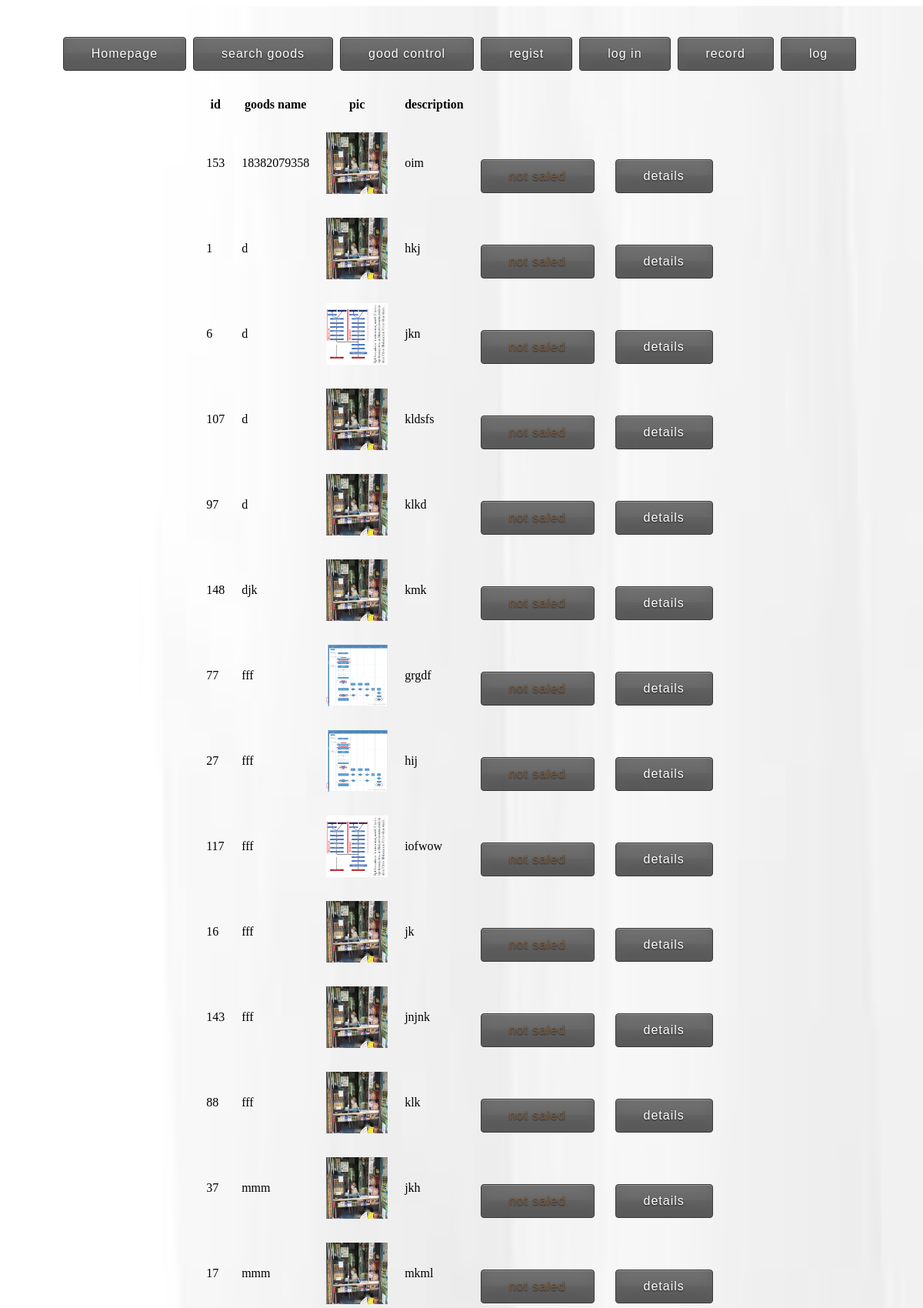
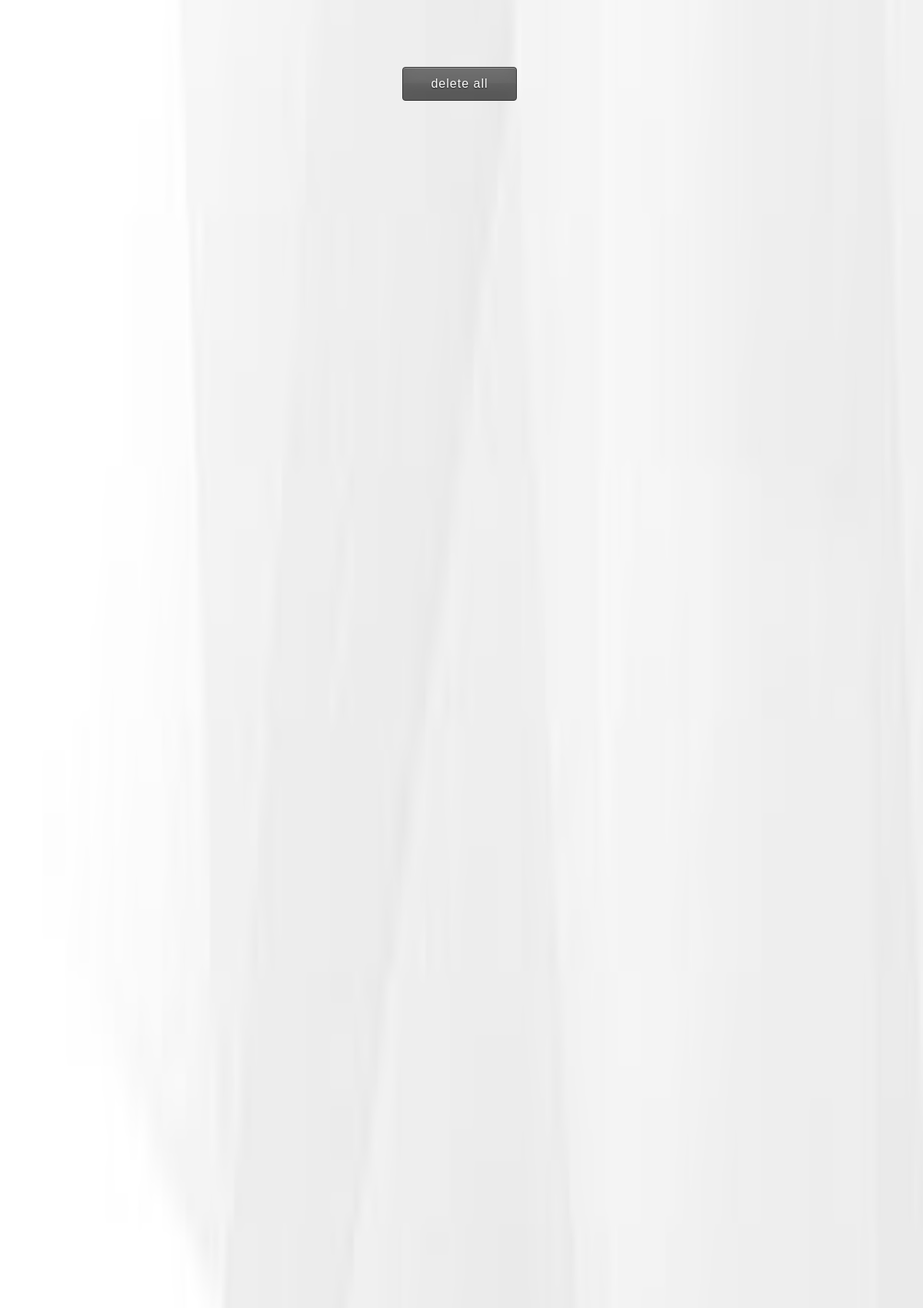
Screenshot of /goodcontrol (signed in, upper part) with the database file from the repository (2 pictures, top to bottom).
### app/unit test/app/models.py (models this page shows)
class goods(db.Model):
    id = db.Column(db.Integer, primary_key=True,autoincrement = True)
    name= db.Column(db.String(500), index=True)
    url=db.Column(db.String(500), index=True)
    saled = db.Column(db.Boolean, default=False, index=False)
    description=db.Column(db.String(500))
    User_id = db.Column(db.Integer, db.ForeignKey('user.id'))
    price=db.Column(db.Integer, default=1000)
    classify=db.Column(db.String(30))

### app/unit test/app/views.py (the view)
@app.route('/goodcontrol',methods=['GET', 'POST'] )#mode goodcontrol for trader
def goodcontrol():
    if not (models.User.query.all() and session.get('user')):
        return redirect(url_for('regist'))
    if session.get('trader')==True:
        return render_template('goodscontrol.html', Users =models.User.query.filter_by(name=session.get('user'))[0].good.group_by('name','User_id','description','url'),mode='goodcontrol')
    else:
        return redirect(url_for('main'))

### app/unit test/app/templates/goodscontrol.html (shortened to what this page needs)
<html>
<head>
    <link rel="stylesheet" href="/static/css/main.css">
</head>
<body>
  <div id='picid'>
        <img src="{{ url_for('static', filename='image/page.jpg') }}" width="100%" height="100%" />
  </div>
<a  href="\main" style='color:rgb(195, 70, 30); text-decoration: none;'>
<button>Homepage</button>
</a>
<a  href="\search" style='color:rgb(195, 70, 30); text-decoration: none;'>
<button >search goods</button>
</a>
{%if not trader%}
<a  href="\goodlist" style='color:rgb(195, 70, 30); text-decoration: none;'>
<button >good control</button>
</a>
{%endif%}
<a  href="\" style='color:rgb(195, 70, 30); text-decoration: none;'>
<button >regist</button>
</a>
<a  href="\login" style='color:rgb(195, 70, 30); text-decoration: none;'>
<button >log in</button>
</a>
<a  href="\record" style='color:rgb(195, 70, 30); text-decoration: none;'>
<button >record</button>
</a>
<a  href="\log" style='color:rgb(195, 70, 30); text-decoration: none;'>
<button >log</button>
</a>
<br><br>
<div id=d1>
<table  cellpadding="10" >
   <thead>
      <tr>
        <th>id</th>
        <th>goods name</th>
        <th>pic</th>
<th>description</th>
      </tr>
   </thead>
   <tbody>
      {% for p in Users %}
         <tr>
            <td>{{ p.id }}</td>
            <td>{{ p.name }}</td>
            <td><img src={{ url_for('static', filename= p.url ) }} width="80px" height="80px" /></td>
            <td>{{ p.description }}</td>
            {% if p.saled==None %}
            <td><a href=/{{mode}}/{{p.id}}><button style='color:rgba(129, 87, 46, 0.75)' id={{p.id}}>{{'not saled'}}</button></a></td>
            {% elif p.saled==False %}
            <td><a href=/{{mode}}/{{p.id}}><button style='color:rgba(129, 87, 46, 0.75)' id={{p.id}} >{{'not saled'}}</button></a></td>
            {% elif p.saled==True %}
            <td><a href=/{{mode}}/{{p.id}}><button style='color:blue' id={{p.id}}>{{'refunds'}}</button></a></td>
            {% endif %}
            <td><button onclick='test5(this)' id={{p.id}}>details</button></td>
         </tr>
      {% endfor %}
   </tbody>
</table>
</div>
<br><br>
<a  href="\delete" style='color:rgb(195, 70, 30); text-decoration: none;'>
<button >delete all</button>
</a>
</body>
</html>

### app/unit test/app/static/css/main.css (style rules this page uses)
body { text-align: center; }
button { min-height: 1.5em; display: inline-block; padding: 12px 36px; margin: 40px 5px 5px 0px; cursor: pointer; opacity: 0.9; color: #FFF; font-size: 1em; letter-spacing: 1px; text-shadow: rgba(0,0,0,0.9) 0px 1px 2px; background: #434343; border: 1px solid #242424; -webkit-border-radius: 4px; -khtml-border-radius: 4px; -moz-border-radius: 4px; -o-border-radius: 4px; border-radius: 4px; -webkit-box-shadow: rgba(255,255,255,0.25) 0px 1px 0px, inset rgba(255,255,255,0.25) 0px 1px 0px, inset rgba(0,0,0,0.25) 0px 0px 0px, inset rgba(255,255,255,0.03) 0px 20px 0px, inset rgba(0,0,0,0.15) 0px -20px 20px, inset rgba(255,255,255,0.05) 0px 20px 20px; -khtml-box-shadow: rgba(255,255,255,0.25) 0px 1px 0px, inset rgba(255,255,255,0.25) 0px 1px 0px, inset rgba(0,0,0,0.25) 0px 0px 0px, inset rgba(255,255,255,0.03) 0px 20px 0px, inset rgba(0,0,0,0.15) 0px -20px 20px, inset rgba(255,255,255,0.05) 0px 20px 20px; -moz-box-shadow: rgba(255,255,255,0.25) 0px 1px 0px, inset rgba(255,255,255,0.25) 0px 1px 0px, inset rgba(0,0,0,0.25) 0px 0px 0px, inset rgba(255,255,255,0.03) 0px 20px 0px, inset rgba(0,0,0,0.15) 0px -20px 20px, inset rgba(255,255,255,0.05) 0px 20px 20px; -o-box-shadow: rgba(255,255,255,0.25) 0px 1px 0px, inset rgba(255,255,255,0.25) 0px 1px 0px, inset rgba(0,0,0,0.25) 0px 0px 0px, inset rgba(255,255,255,0.03) 0px 20px 0px, inset rgba(0,0,0,0.15) 0px -20px 20px, inset rgba(255,255,255,0.05) 0px 20px 20px; box-shadow: rgba(255,255,255,0.25) 0px 1px 0px, inset rgba(255,255,255,0.25) 0px 1px 0px, inset rgba(0,0,0,0.25) 0px 0px 0px, inset rgba(255,255,255,0.03) 0px 20px 0px, inset rgba(0,0,0,0.15) 0px -20px 20px, inset rgba(255,255,255,0.05) 0px 20px 20px; -webkit-transition: all 0.1s linear; -khtml-transition: all 0.1s linear; -moz-transition: all 0.1s linear; -o-transition: all 0.1s linear; transition: all 0.1s linear; }
button { background: #555; }
table { color:black; margin: auto; }
#picid { position:absolute; z-index:-1; width:100%; height:300%; }
#d1 { text-align: center; }

### rows the page displays
goods: id "153", name "18382079358", url (picture), description "oim", value "not saled"
goods: id "1", name "d", url (picture), description "hkj", value "not saled"
goods: id "6", name "d", url (picture), description "jkn", value "not saled"
goods: id "107", name "d", url (picture), description "kldsfs", value "not saled"
goods: id "97", name "d", url (picture), description "klkd", value "not saled"
goods: id "148", name "djk", url (picture), description "kmk", value "not saled"
goods: id "77", name "fff", url (picture), description "grgdf", value "not saled"
goods: id "27", name "fff", url (picture), description "hij", value "not saled"
goods: id "117", name "fff", url (picture), description "iofwow", value "not saled"
goods: id "16", name "fff", url (picture), description "jk", value "not saled"
goods: id "143", name "fff", url (picture), description "jnjnk", value "not saled"
goods: id "88", name "fff", url (picture), description "klk", value "not saled"
goods: id "37", name "mmm", url (picture), description "jkh", value "not saled"
goods: id "17", name "mmm", url (picture), description "mkml", value "not saled"
